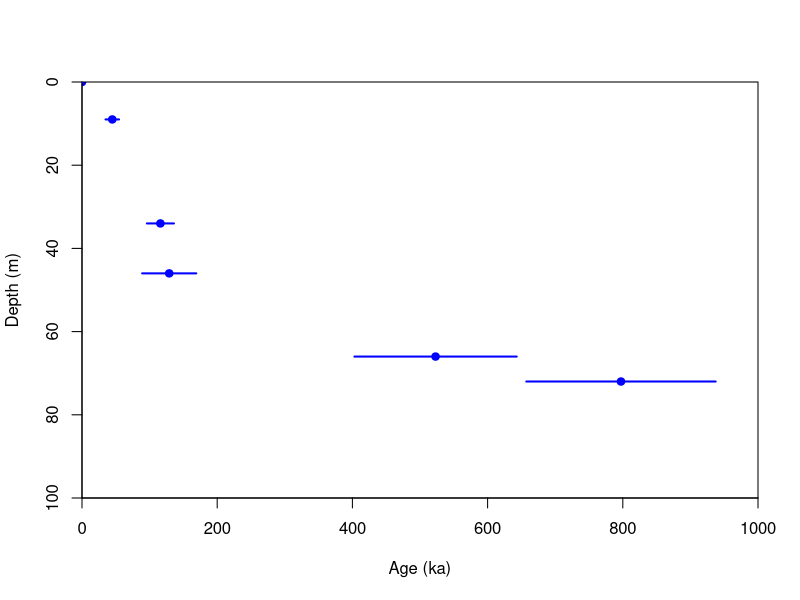
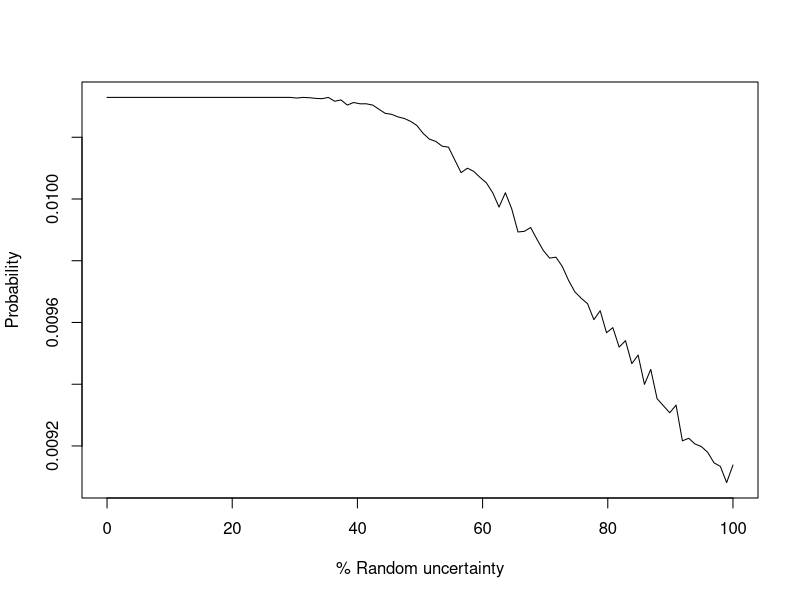

The R source for these figures, in order: (Note: this script raises an error after producing the figures.)
######################################################################################################
## This R script is supplied in context of the GLOMAR short course "Age Models and Geochronology: An Introduction to Different Age-depth Modelling Approaches"
## It provides numerical recipes for some widely-adopted techniques for basic age-depth modeling 
## by dr. David De Vleeschouwer and dr. Christian Zeeden
######################################################################################################

######################################################################################################
# The lines until 493 load the R scrips in Supplement to Zeeden et al. 2018, https://doi.org/10.1016/j.quageo.2017.10.001
# exercises/examples start thereafter
# This is not the most common way of getting the functions into R, but for this course with non-R-experts the easiest way
# The function 'recalculate.ages' was adjusted to deal with a zero-age at the top
######################################################################################################

#' Function to create random error part PDF.
#'
#' This function creates a probability density function of the random
#' error part from a set of luminescence data sets
#'
#' @param data \code{List} or \code{data.frame} object, data set to be
#' processed. If more than one data set is used, all data frames must be
#' organised as a list object. Each data set must be of two columns: age
#' and age uncertainty.
#'
#' @param n.MC \code{\link{numeric}} vector, number of Monte Carlo
#' simulations.
#'
#' @param uncertainty.max \code{\link{numeric}} vector, maximum random
#' uncertainty part (%).
#'
#' @param n \code{\link{numeric}} vector, number of output values,
#' i.e. resolution.
#'
#' @param plot \code{\link{logical}} vector, optional plot output.
#'
#' @param ... Optional further parameters that may passed to the plot option.
#'
#' @return \code{Data frame} with probability density function
#'
#' @section Function version: 0.5.1
#'
#' @author Christian Zeeden, RWTH Aachen (Germany),\cr
#' Michael Dietze, GFZ Potsdam (Germany),\cr
#' Sebastian Kreutzer, IRAMAT-CRP2A, Universite Bordeaux Montaigne (France)
#'
#' @examples
#'
#' ## create input file list
#' files <- list.files(pattern = "*.txt")
#'
#' ## read input data
#' data <- lapply(X = files, FUN = read.table)
#'
#' ## create and plot pdf
#' pdf <- create.pdf(data = data)
#'
#' ## create pdf only for one data set
#' pdf <- create.pdf(data = data[[1]])
#'
#' ## create pdf assuming the data errors are ten times underestimated
#' pdf <- create.pdf(data = data[[1]],
#'                   uncertainty.max = 1000)
#'
create.pdf <- function(
  
  data,
  n.MC = 10000,
  uncertainty.max = 100,
  n = 100,
  plot = TRUE,
  ...
) {
  
  ## check input data
  if(is.data.frame(data) == TRUE) {
    data <- list(data)
  }
  
  for(i in 1:length(data)) {
    if(is.data.frame(data[[i]]) == TRUE) {
      if(is.numeric(data[[i]][1,1]) == FALSE) {
        stop("Datasets must be numeric throughout!")
      }
    } else if(is.matrix(data[[i]] == TRUE)) {
      if(is.numeric(data[[i]][1,1]) == FALSE) {
        stop("Datasets must be numeric throughout!")
      }
    } else {
      stop("Dataset contains neither data frames nor matrices!")
    }
  }
  
  ## create random error vector
  error.random <- seq(from = 0,
                      to = uncertainty.max,
                      length.out = n)
  
  inversions.observed <- numeric(length = length(x = data))
  
  for(i in 1:length(data)) {
    inversions.observed[i] <- sum(diff(data[[i]][,1]) < 0)
    
  }
  
  ## create result variables
  Result <- matrix(nrow = n,
                   ncol = length(data) + 1)
  
  ## fill first column with percentages of random error
  Result[,1] <- (0:(n - 1)) * uncertainty.max / 100
  
  ## loop through all files
  for(i in 1:length(data)) {
    
    ## create model data array (3-dimensional array)
    M <- array(data = 0,
               dim = c(nrow(x = data[[i]]),
                       n.MC,
                       length(x = error.random)))
    
    ## sort data by age
    data.sorted <- data[[i]][order(data[[i]][,1]),]
    
    ## fill model data array with random samples
    for(j in 1:length(error.random)) {
      M[,,j] <- rnorm(n = nrow(data.sorted) * n.MC,
                      mean = data.sorted[,1],
                      sd = data.sorted[,2]/2 * error.random[j] / 100)
    }
    
    ## find age inversions
    inversions.modelled <-
      M[2:nrow(data[[i]]),,] - M[1:(nrow(data[[i]]) - 1),,] < 0
    
    ## calculate differences of inversions to empirical data set
    inversions.difference <- apply(X = inversions.modelled,
                                   MARGIN = 3,
                                   FUN = colSums) - inversions.observed[i]
    
    ## replace differences with NA  or 1
    inversions.difference <- ifelse(test = inversions.difference == 0,
                                    yes = 1,
                                    no = NA)
    
    ## count number of inversions equal to inversions in model for error.random
    Result[,i+1]  <- colSums(x = inversions.difference,  na.rm = TRUE) /
      sum(inversions.difference, na.rm = TRUE)
  }
  
  ## create output data set
  probability <- Result[,2]
  
  if( i > 1) {
    
    probability <- rowSums(Result[,-1])
  }
  
  pdf <- data.frame(error.random = error.random,
                    probability = probability)
  
  ## optionally plot pdf
  if (plot == TRUE) {
    plot(pdf,
         type = "l",
         xlab = "% Random uncertainty",
         ylab = "Probability")
  }
  
  ## return function output
  return(list(pdf = pdf))
}
###########################################################################
###########################################################################
###########################################################################

#' Function to create random error part PDF.
#'
#' This function recalculates a set of input data (ages and associated
#' errors) by drawing random samples based on the input data but applying
#' the pdf-defined random error fraction. Only stratigraphically
#' consistent cases are kept and used to derive a robust model with mean
#' ages and their user-defined confidence intervals.
#'
#' @param data \code{Numeric} matrix or data frame, ages with errors
#' (2 sigma) to be recalculated.
#'
#' @param pdf \code{Numeric} matrix or data frame, probability density
#' function of the random error part of data. Output part of the function
#' \code{create.pdf()} that contains the pdf values (e.g., \code{pdf$pdf}).
#'
#' @param n.MC.min \code{Numeric} scalar, minimum number of Monte Carlo
#' simulations.
#'
#' @param n.MC.max \code{Numeric} scalar, maximum number of Monte Carlo
#' simulations.
#'
#' @param limits \code{Numeric} vector of length two, upper and lower limit of
#' assumed random error part. This limit will truncate the \code{pdf}
#' argument and might be constrained by laboratory experiences on the random
#' error range. Default is \code{c(0, 1)}, i.e., 0 to 100 %.
#'
#' @param probability = c(0.025, 0.975), \code{Numeric} vector of length two,
#' error probability interval for the modelled age uncertainties.
#'
#' @param verbose \code{Logical} scalar, optional screen messages about
#' model progress.
#'
#' @param plot \code{Logical} scalar, optional plot output.
#'
#' @param ... Optional further parameters that may passed to the plot option.
#'
#' @return \code{Numeric} data frame with recalculated mean ages along with
#' confidence interval boundaries.
#'
#' @section Function version: 0.6.0
#'
#' @author Christian Zeeden, RWTH Aachen (Germany),\cr
#' Michael Dietze, GFZ Potsdam (Germany),\cr
#' Sebastian Kreutzer, IRAMAT-CRP2A, Universite Bordeaux Montaigne (France)
#'
#' @examples
#'
#' ## create input file list
#' files <- list.files(pattern = "*.txt")
#'
#' ## read input data
#' data <- lapply(X = files, FUN = read.table)
#'
#' ## create random error pdf
#' pdf <- create.pdf(data = data)
#'
#' ## recalculate second input data set
#' data.ages.recal <- recalculate.ages(data = data[[2]],
#'                                     pdf = pdf$pdf)
#'
#' ## recalculate ages assuming a random error between 90 and 100 %
#' data.ages.recal <- recalculate.ages(data = data[[2]],
#'                                     pdf = pdf$pdf,
#'                                     limits = c(0.9, 1))
#'
recalculate.ages <- function(
  data,
  pdf,
  n.MC.min = 1000,
  n.MC.max = 10000,
  limits = c(0, 1),
  probability = c(0.025, 0.975),
  verbose = TRUE,
  plot = TRUE,
  ...
) {
  
  ## check if dependent library is installed
  if(!require("Hmisc")) {
    stop("Package Hmisc not installed!")
  }
  
  ## check input data
  if(is.matrix(data) == FALSE & is.data.frame(data) == FALSE) {
    stop("Data set must be matrix or data frame!")
  }
  
  if(is.matrix(pdf) == FALSE & is.data.frame(pdf) == FALSE) {
    stop("Data pdf must be matrix or data frame!")
  }
  
  ## remove NA and Inf-values from pdf
  pdf <- pdf[!is.na(pdf[,2]),]
  
  ## optionally truncate pdf by user-defined limits
  limits_pdf <- quantile(x = pdf$error.random, probs = limits)
  pdf <- pdf[pdf$error.random >= limits_pdf[1] &
               pdf$error.random <= limits_pdf[2],]
  
  ## check/set age uncertainty interval
  if(length(probability) != 2 | is.numeric(probability) == FALSE) {
    stop("Error probability must be a numeric vector of length two!")
  }
  
  ## check error probability interval for integrity
  if(probability[1] >= probability[2]) {
    stop("Error probability interval must be positive!")
  }
  
  ## check correct upper limit of random uncertainty part
  if(max(pdf[,1] >100)) {
    stop("Random part of uncertainty must be <=100%")
  }
  
  ## add boundaries to data set in the distance of
  ## 5 * (maximum age - minumim age) / amount data
  ## this is somewhat arbitrarily chosen to be not too close or distant
  ## from the real data. Introducing boundaries reduces the effect of
  ## different dataset lengths, and were introduced in OxCal by C.
  ## Bronk Ramsey
  
  ## calculate mean age difference between samples
  delta <- (max(data[,1]) - min(data[,1])) / nrow(data)
  delta_unc <- (max(data[,2]) - min(data[,2])) / nrow(data)
  
  ## calculate lower boundary age and error
  data.lower <- c(data[1,1] - 5 * delta,
                  (data[1,1] - 5 * delta) * mean(data[,2] / data[,1]))
    
  # set lower boundary to zero if otherwise in the future
  if(data.lower[1] <0)
  {data.lower = c(0,0)}
  
  ## calculate upper boundary age and error
  ### fixed for cases where a date or uncertainty is zero
  data.upper <- c(data[nrow(data),1] + 5 * delta,
                  (data[nrow(data),1] + 5 * delta) *
                    mean(Dates[which(Dates[,1]>0 & Dates[,2]>0),2] / Dates[which(Dates[,1]>0 & Dates[,2]>0),1]))
  
  
  ## append boundary values to data set
  data <- rbind(data.lower,
                data,
                data.upper)
  
  if(data[1,1] == data[2,1]) {data <- data[-1,]}
  
  ## define output data sets
  age.output <- numeric(0)
  weighting.factor <- numeric(0)
  e.random.output <- numeric(0)
  
  ## define number of samples, will be modified in loops
  n.sample <- n.MC.min
  
  ## set counter value
  i <- 1
  
  while(i <= (n.MC.max - 1)) {
    
    ## sample random error part from PDF Loess
    e.random <- sample(x = pdf[,1],
                       prob = pdf[,2],
                       size = n.sample,
                       replace = TRUE) / 100
    
    ## fill matrix with resampled ages
    age.resampled <- matrix(
      data = rnorm(n = nrow(data) * n.sample,
                   mean = rep(x = data[,1],
                              times = n.sample),
                   sd = rep(x = data[,2],
                            times = n.sample) / 2 *
                     e.random),
      nrow = nrow(data),
      ncol = n.sample)
    
    ## infer ordered data sets
    values.ordered <- !apply(X = age.resampled,
                             MARGIN = 2,
                             FUN = is.unsorted,
                             age.resampled)
    ID.ordered <- seq(from = 1,
                      to = length(values.ordered))[values.ordered]
    
    ## calculate weighting factor for ordered data sets
    weighting.factor <-
      c(weighting.factor,
        1 / ((age.resampled[nrow(age.resampled),ID.ordered] -
                age.resampled[1,ID.ordered])^(nrow(data))))
    
    ## write ordered data sets and random errors to output variable
    age.output <- cbind(age.output,
                        age.resampled[,ID.ordered])
    e.random.output <- c(e.random.output,
                         e.random[ID.ordered])
    
    ## update n.MC.min/n.sample
    n.sample <- round(x = n.sample * (n.MC.min - ncol(age.output)) /
                        length(ID.ordered),
                      digits = 0)
    n.sample <- ifelse(n.sample > n.MC.max, n.MC.max, n.sample)
    
    ## optionally print modell progress
    if(verbose == TRUE) {
      print(paste("Ordered data sets: ",
                  ncol(age.output),
                  " (",
                  round(x = ncol(age.output) / n.MC.min * 100,
                        digits = 0),
                  " % of n = ",
                  n.MC.min,
                  "), new sample size: ",
                  n.sample, sep = ""))
    }
    
    ## test if sucessful n.min is reached and update counter
    if(ncol(age.output) >= n.MC.min) {
      
      i <- n.MC.max
    } else {
      
      i <- i + 1
    }
  }
  
  ## get minimum data set size
  l_min <- ifelse(test = ncol(age.output) < n.MC.min,
                  yes = ncol(age.output),
                  no = n.MC.min)
  
  ## truncate output data set to defined length
  age.output <- age.output[,1:l_min]
  e.random.output <- e.random.output[1:l_min]
  e.syst.out <- (1 - e.random.output)
  weighting.factor <- weighting.factor[1:l_min] / min(weighting.factor)
  
  ## calculate weighted confidence envelopes
  ages.improved <- cbind(
    apply(X = age.output,
          MARGIN = 1,
          FUN = wtd.quantile,
          w = weighting.factor,
          probs=0.5),
    apply(X = age.output,
          MARGIN = 1,
          FUN = wtd.quantile,
          w = weighting.factor,
          probs = probability[1]) -
      (100 - 100 * mean(e.random.output)) * data[,2] / 100,
    apply(X = age.output,
          MARGIN = 1,
          FUN = wtd.quantile,
          w = weighting.factor,
          probs = probability[2]) +
      (100 - 100 * mean(e.random.output)) * data[,2] / 100
  )
  
  
  ## define row and column names for output data set
  rownames(ages.improved) <- seq(from = 1,
                                 to = nrow(ages.improved))
  
  colnames(ages.improved) <- c("mean",
                               as.character(probability[1]),
                               as.character(probability[2]))
  
  ## optionally plot output
  if(plot == TRUE) {
    
    ## generate empty plot
    plot(NA,
         xlim = c(1, nrow(ages.improved)),
         ylim = range(c(ages.improved[,2],
                        rev(ages.improved[,3]),
                        data[,1] + data[,2],
                        data[,1] - data[,2])),
         pch = NA,
         main = "Age recalculation",
         xlab = "Sample number",
         ylab = "Age")
    
    ## add model error polygon
    polygon(x = c(1:nrow(data), nrow(data):1),
            y = c(ages.improved[,2], rev(ages.improved[,3])),
            col = "grey",
            lty = 0)
    
    ## add average ages
    lines(x = 1:nrow(data),
          y = ages.improved[,1],
          col = "grey40",
          lwd = 2)
    
    ## add lines between age points
    lines(x = 1:nrow(data),
          y = data[,1],
          lty = 2)
    
    ## add age points
    points(x = 1:nrow(data),
           y = data[,1])
    
    ## add measured error bars
    segments(x0 = 1:nrow(data),
             y0 = data[,1] - data[,2],
             x1 = 1:nrow(data),
             y1 = data[,1] + data[,2])
    
    ## add legend
    legend(x = "topleft",
           legend = c("original", "recalculated"),
           fill = c("NA", "grey"),
           lty = c(1, 0),
           border = c(NA, NA))
  }
  
  ## return function output
  return(as.data.frame(ages.improved))
}

######################################################################################################
# Let's take a look at the GLOMAR dataset
######################################################################################################
dates = matrix(c(0,9,34,46,66,72,0,44.8,116,129,523,797.3,1,10,20,40,120,140), nrow = 6, ncol = 3)
colnames(dates) <- c("Depth (m)", "Age (ka)", "Uncertainty (2sigma, kyr)")
dates = as.data.frame(dates)
plot(dates$`Age (ka)`, dates$`Depth (m)`, ylim = c(100,0), xlim=c(0,1000),xaxs = "i", yaxs = "i", col = "blue", pch = 19, xlab = "Age (ka)", ylab = "Depth (m)")
for (j in 1:6){segments(dates[j,2]-dates[j,3],dates[j,1],dates[j,2]+dates[j,3],dates[j,1], col = "blue", lwd = 2)}

######################################################################################################
# assess if uncertainty is probably systematic or random
######################################################################################################

PDF_GLOMAR <- create.pdf(as.data.frame(cbind(dates[,2], dates[,3]/2)))[[1]]

PDF_unif <- PDF_GLOMAR
PDF_unif[[2]] <- rep(0.1, 100)

PDF_random <- PDF_GLOMAR
PDF_random[[2]] <- rep(0, 100)
PDF_random[[2]][100] <- 1

######################################################################################################
# run ADMin age-model
######################################################################################################
Dates <- as.data.frame(dates[,2:3])

ADMIn_GLOMAR <- recalculate.ages(Dates, pdf=PDF_GLOMAR, plot=TRUE)
ADMIn_GLOMAR2 <- recalculate.ages(Dates, pdf=PDF_unif, plot=TRUE)
ADMIn_GLOMAR3 <- recalculate.ages(Dates, pdf=PDF_random, plot=TRUE)


# plot a bit nicer, and together with depth scale
plot(dates$`Age (ka)`, dates$`Depth (m)`, ylim = c(110,0), xlim=c(0,2000), xaxs = "i", yaxs = "i", col = "blue", pch = 19, xlab = "Age (ka)", ylab = "Depth (m)")
for (j in 1:6){segments(dates[j,2]-dates[j,3],dates[j,1],dates[j,2]+dates[j,3],dates[j,1], col = "blue", lwd = 2)}
points(ADMIn_GLOMAR[1:6,1], dates$`Depth (m)`, col = "red", cex=2)
points(ADMIn_GLOMAR[1:6,2], dates$`Depth (m)`, col = "red", cex=1)
points(ADMIn_GLOMAR[1:6,3], dates$`Depth (m)`, col = "red", cex=1)

points(ADMIn_GLOMAR[7,1], 100, col = "red", cex=2)
points(ADMIn_GLOMAR[7,2], 100, col = "red", cex=1)
points(ADMIn_GLOMAR[7,3], 100, col = "red", cex=1)
